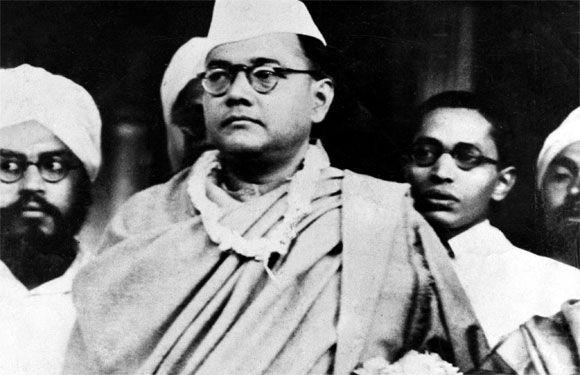
#> input picture NPTEL/Netaji_gray.jpg, 580 x 375 px
$ python nptel49.py
#> lines starting #> are read from the running program, lines starting #| are printed output that depends on the picture
""" Data compression 02"""

import numpy

from PIL import Image

im = Image.open("Netaji_gray.jpg")
#> im is the input picture: PIL image 580x375 L; min 0, max 255, mean 121.4

pixelMap = im.load()

I = numpy.asanyarray(Image.open("Netaji_gray.jpg"))

print(I)
#> (printed output is left out)

img = Image.new(im.mode, im.size)
#> img: PIL image 580x375 L; every value is 0
pixelNew = img.load()

#print(pixelMap[1,2][1])
#print(pixelMap[1,1])

for i in range(img.size[0]):
    for j in range(img.size[1]):
            if(pixelMap[i,j]>=0 and pixelMap[i,j]<=31):
                pixelNew[i,j]=0
            elif(pixelMap[i,j]>=32 and pixelMap[i,j]<=63):
                pixelNew[i,j]=1
            elif(pixelMap[i,j]>=64 and pixelMap[i,j]<=95):
                pixelNew[i,j]=2
            elif(pixelMap[i,j]>=96 and pixelMap[i,j]<=127):
                pixelNew[i,j]=3
            elif(pixelMap[i,j]>=128 and pixelMap[i,j]<=159):
                pixelNew[i,j]=4
            elif(pixelMap[i,j]>=160 and pixelMap[i,j]<=191):
                pixelNew[i,j]=5
            elif(pixelMap[i,j]>=192 and pixelMap[i,j]<=223):
                pixelNew[i,j]=6
            elif(pixelMap[i,j]>=224 and pixelMap[i,j]<=255):
                pixelNew[i,j]=7

img.save("Netaji_gray_2.jpg")

J = numpy.asanyarray(Image.open("Netaji_gray_2.jpg"))
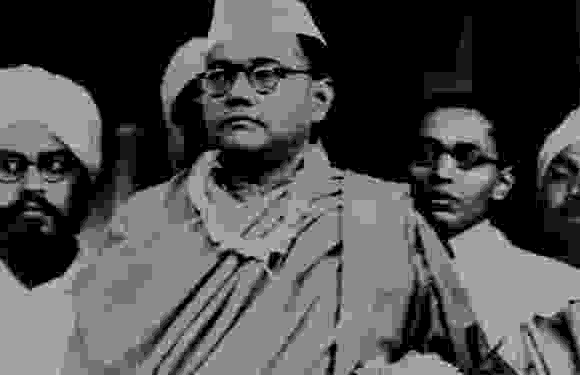
#> J: shape (375, 580); min 0, max 11, mean 3.35; drawn with min black and max white

print(J)
#> (printed output is left out)
